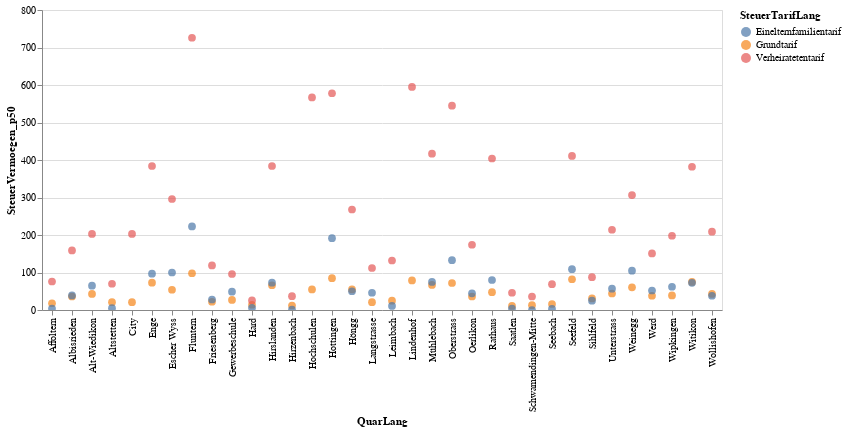

Notebook source saved alongside this figure:
### Code cell
alt.Chart(myGraph).mark_circle(size=60).encode(
    x='QuarLang',
    y='SteuerVermoegen_p50',
    color='SteuerTarifLang',
    tooltip=['SteuerJahr','QuarLang','SteuerVermoegen_p25', 'SteuerVermoegen_p50','SteuerVermoegen_p75']
).interactive() # this makes the axes interactive: now you can zoom & pan

### Figure 1 — Vega-Lite specification as saved in the notebook (floating-point values rounded to 4 significant figures)
{"config": {"view": {"continuousWidth": 400, "continuousHeight": 300}}, "data": {"name": "data-3efd79f78216d04659214a1e5db11fde"}, "mark": {"type": "circle", "size": 60}, "encoding": {"color": {"type": "nominal", "field": "SteuerTarifLang"}, "tooltip": [{"type": "temporal", "field": "SteuerJahr"}, {"type": "nominal", "field": "QuarLang"}, {"type": "quantitative", "field": "SteuerVermoegen_p25"}, {"type": "quantitative", "field": "SteuerVermoegen_p50"}, {"type": "quantitative", "field": "SteuerVermoegen_p75"}], "x": {"type": "nominal", "field": "QuarLang"}, "y": {"type": "quantitative", "field": "SteuerVermoegen_p50"}}, "selection": {"selector003": {"type": "interval", "bind": "scales", "encodings": ["x", "y"]}}, "$schema": "https://vega.github.io/schema/vega-lite/v4.8.1.json", "datasets": {"data-3efd79f78216d04659214a1e5db11fde": [{"SteuerJahr": "2018-01-01T00:00:00", "QuarSort": 11, "QuarLang": "Rathaus", "SteuerTarifSort": 0, "SteuerTarifLang": "Grundtarif", "SteuerVermoegen_p50": 47.5, "SteuerVermoegen_p25": 2.0, "SteuerVermoegen_p75": 290.0}, {"SteuerJahr": "2018-01-01T00:00:00", "QuarSort": 11, "QuarLang": "Rathaus", "SteuerTarifSort": 1, "SteuerTarifLang": "Verheiratetentarif", "SteuerVermoegen_p50": 404.0, "SteuerVermoegen_p25": 81.0, "SteuerVermoegen_p75": 1564.0}, {"SteuerJahr": "2018-01-01T00:00:00", "QuarSort": 11, "QuarLang": "Rathaus", "SteuerTarifSort": 2, "SteuerTarifLang": "Einelternfamilientarif", "SteuerVermoegen_p50": 80.0, "SteuerVermoegen_p25": 2.0, "SteuerVermoegen_p75": 532.0}, {"SteuerJahr": "2018-01-01T00:00:00", "QuarSort": 12, "QuarLang": "Hochschulen", "SteuerTarifSort": 0, "SteuerTarifLang": "Grundtarif", "SteuerVermoegen_p50": 55.0, "SteuerVermoegen_p25": 5.0, "SteuerVermoegen_p75": 311.0}, {"SteuerJahr": "2018-01-01T00:00:00", "QuarSort": 12, "QuarLang": "Hochschulen", "SteuerTarifSort": 1, "SteuerTarifLang": "Verheiratetentarif", "SteuerVermoegen_p50": 567.0, "SteuerVermoegen_p25": 188.0, "SteuerVermoegen_p75": 1978.0}, {"SteuerJahr": "2018-01-01T00:00:00", "QuarSort": 12, "QuarLang": "Hochschulen", "SteuerTarifSort": 2, "SteuerTarifLang": "Einelternfamilientarif", "SteuerVermoegen_p50": null, "SteuerVermoegen_p25": null, "SteuerVermoegen_p75": null}, {"SteuerJahr": "2018-01-01T00:00:00", "QuarSort": 13, "QuarLang": "Lindenhof", "SteuerTarifSort": 0, "SteuerTarifLang": "Grundtarif", "SteuerVermoegen_p50": 79.0, "SteuerVermoegen_p25": 5.0, "SteuerVermoegen_p75": 398.0}, {"SteuerJahr": "2018-01-01T00:00:00", "QuarSort": 13, "QuarLang": "Lindenhof", "SteuerTarifSort": 1, "SteuerTarifLang": "Verheiratetentarif", "SteuerVermoegen_p50": 595.0, "SteuerVermoegen_p25": 156.0, "SteuerVermoegen_p75": 1880.0}, {"SteuerJahr": "2018-01-01T00:00:00", "QuarSort": 13, "QuarLang": "Lindenhof", "SteuerTarifSort": 2, "SteuerTarifLang": "Einelternfamilientarif", "SteuerVermoegen_p50": null, "SteuerVermoegen_p25": null, "SteuerVermoegen_p75": null}, {"SteuerJahr": "2018-01-01T00:00:00", "QuarSort": 14, "QuarLang": "City", "SteuerTarifSort": 0, "SteuerTarifLang": "Grundtarif", "SteuerVermoegen_p50": 21.0, "SteuerVermoegen_p25": 1.0, "SteuerVermoegen_p75": 163.0}, {"SteuerJahr": "2018-01-01T00:00:00", "QuarSort": 14, "QuarLang": "City", "SteuerTarifSort": 1, "SteuerTarifLang": "Verheiratetentarif", "SteuerVermoegen_p50": 203.0, "SteuerVermoegen_p25": 34.0, "SteuerVermoegen_p75": 877.0}, {"SteuerJahr": "2018-01-01T00:00:00", "QuarSort": 14, "QuarLang": "City", "SteuerTarifSort": 2, "SteuerTarifLang": "Einelternfamilientarif", "SteuerVermoegen_p50": null, "SteuerVermoegen_p25": null, "SteuerVermoegen_p75": null}, {"SteuerJahr": "2018-01-01T00:00:00", "QuarSort": 21, "QuarLang": "Wollishofen", "SteuerTarifSort": 0, "SteuerTarifLang": "Grundtarif", "SteuerVermoegen_p50": 43.0, "SteuerVermoegen_p25": 4.0, "SteuerVermoegen_p75": 197.0}, {"SteuerJahr": "2018-01-01T00:00:00", "QuarSort": 21, "QuarLang": "Wollishofen", "SteuerTarifSort": 1, "SteuerTarifLang": "Verheiratetentarif", "SteuerVermoegen_p50": 209.0, "SteuerVermoegen_p25": 41.0, "SteuerVermoegen_p75": 632.0}, {"SteuerJahr": "2018-01-01T00:00:00", "QuarSort": 21, "QuarLang": "Wollishofen", "SteuerTarifSort": 2, "SteuerTarifLang": "Einelternfamilientarif", "SteuerVermoegen_p50": 38.0, "SteuerVermoegen_p25": 2.0, "SteuerVermoegen_p75": 186.0}, {"SteuerJahr": "2018-01-01T00:00:00", "QuarSort": 23, "QuarLang": "Leimbach", "SteuerTarifSort": 0, "SteuerTarifLang": "Grundtarif", "SteuerVermoegen_p50": 25.0, "SteuerVermoegen_p25": 0.0, "SteuerVermoegen_p75": 153.0}, {"SteuerJahr": "2018-01-01T00:00:00", "QuarSort": 23, "QuarLang": "Leimbach", "SteuerTarifSort": 1, "SteuerTarifLang": "Verheiratetentarif", "SteuerVermoegen_p50": 132.0, "SteuerVermoegen_p25": 14.0, "SteuerVermoegen_p75": 435.0}, {"SteuerJahr": "2018-01-01T00:00:00", "QuarSort": 23, "QuarLang": "Leimbach", "SteuerTarifSort": 2, "SteuerTarifLang": "Einelternfamilientarif", "SteuerVermoegen_p50": 11.0, "SteuerVermoegen_p25": 0.0, "SteuerVermoegen_p75": 104.0}, {"SteuerJahr": "2018-01-01T00:00:00", "QuarSort": 24, "QuarLang": "Enge", "SteuerTarifSort": 0, "SteuerTarifLang": "Grundtarif", "SteuerVermoegen_p50": 73.0, "SteuerVermoegen_p25": 9.0, "SteuerVermoegen_p75": 333.0}, {"SteuerJahr": "2018-01-01T00:00:00", "QuarSort": 24, "QuarLang": "Enge", "SteuerTarifSort": 1, "SteuerTarifLang": "Verheiratetentarif", "SteuerVermoegen_p50": 384.0, "SteuerVermoegen_p25": 99.0, "SteuerVermoegen_p75": 1177.0}, {"SteuerJahr": "2018-01-01T00:00:00", "QuarSort": 24, "QuarLang": "Enge", "SteuerTarifSort": 2, "SteuerTarifLang": "Einelternfamilientarif", "SteuerVermoegen_p50": 97.0, "SteuerVermoegen_p25": 14.5, "SteuerVermoegen_p75": 286.5}, {"SteuerJahr": "2018-01-01T00:00:00", "QuarSort": 31, "QuarLang": "Alt-Wiedikon", "SteuerTarifSort": 0, "SteuerTarifLang": "Grundtarif", "SteuerVermoegen_p50": 43.0, "SteuerVermoegen_p25": 3.0, "SteuerVermoegen_p75": 182.0}, {"SteuerJahr": "2018-01-01T00:00:00", "QuarSort": 31, "QuarLang": "Alt-Wiedikon", "SteuerTarifSort": 1, "SteuerTarifLang": "Verheiratetentarif", "SteuerVermoegen_p50": 203.0, "SteuerVermoegen_p25": 28.0, "SteuerVermoegen_p75": 632.0}, {"SteuerJahr": "2018-01-01T00:00:00", "QuarSort": 31, "QuarLang": "Alt-Wiedikon", "SteuerTarifSort": 2, "SteuerTarifLang": "Einelternfamilientarif", "SteuerVermoegen_p50": 65.0, "SteuerVermoegen_p25": 8.0, "SteuerVermoegen_p75": 281.0}, {"SteuerJahr": "2018-01-01T00:00:00", "QuarSort": 33, "QuarLang": "Friesenberg", "SteuerTarifSort": 0, "SteuerTarifLang": "Grundtarif", "SteuerVermoegen_p50": 22.0, "SteuerVermoegen_p25": 0.0, "SteuerVermoegen_p75": 114.0}, {"SteuerJahr": "2018-01-01T00:00:00", "QuarSort": 33, "QuarLang": "Friesenberg", "SteuerTarifSort": 1, "SteuerTarifLang": "Verheiratetentarif", "SteuerVermoegen_p50": 119.0, "SteuerVermoegen_p25": 15.0, "SteuerVermoegen_p75": 342.0}, {"SteuerJahr": "2018-01-01T00:00:00", "QuarSort": 33, "QuarLang": "Friesenberg", "SteuerTarifSort": 2, "SteuerTarifLang": "Einelternfamilientarif", "SteuerVermoegen_p50": 28.0, "SteuerVermoegen_p25": 0.0, "SteuerVermoegen_p75": 113.0}, {"SteuerJahr": "2018-01-01T00:00:00", "QuarSort": 34, "QuarLang": "Sihlfeld", "SteuerTarifSort": 0, "SteuerTarifLang": "Grundtarif", "SteuerVermoegen_p50": 31.0, "SteuerVermoegen_p25": 1.0, "SteuerVermoegen_p75": 131.0}, {"SteuerJahr": "2018-01-01T00:00:00", "QuarSort": 34, "QuarLang": "Sihlfeld", "SteuerTarifSort": 1, "SteuerTarifLang": "Verheiratetentarif", "SteuerVermoegen_p50": 87.5, "SteuerVermoegen_p25": 3.0, "SteuerVermoegen_p75": 317.0}, {"SteuerJahr": "2018-01-01T00:00:00", "QuarSort": 34, "QuarLang": "Sihlfeld", "SteuerTarifSort": 2, "SteuerTarifLang": "Einelternfamilientarif", "SteuerVermoegen_p50": 25.0, "SteuerVermoegen_p25": 0.0, "SteuerVermoegen_p75": 128.0}, {"SteuerJahr": "2018-01-01T00:00:00", "QuarSort": 41, "QuarLang": "Werd", "SteuerTarifSort": 0, "SteuerTarifLang": "Grundtarif", "SteuerVermoegen_p50": 38.0, "SteuerVermoegen_p25": 2.0, "SteuerVermoegen_p75": 146.0}, {"SteuerJahr": "2018-01-01T00:00:00", "QuarSort": 41, "QuarLang": "Werd", "SteuerTarifSort": 1, "SteuerTarifLang": "Verheiratetentarif", "SteuerVermoegen_p50": 151.0, "SteuerVermoegen_p25": 6.0, "SteuerVermoegen_p75": 475.0}, {"SteuerJahr": "2018-01-01T00:00:00", "QuarSort": 41, "QuarLang": "Werd", "SteuerTarifSort": 2, "SteuerTarifLang": "Einelternfamilientarif", "SteuerVermoegen_p50": 52.0, "SteuerVermoegen_p25": 6.0, "SteuerVermoegen_p75": 169.0}, {"SteuerJahr": "2018-01-01T00:00:00", "QuarSort": 42, "QuarLang": "Langstrasse", "SteuerTarifSort": 0, "SteuerTarifLang": "Grundtarif", "SteuerVermoegen_p50": 21.0, "SteuerVermoegen_p25": 0.0, "SteuerVermoegen_p75": 102.0}, {"SteuerJahr": "2018-01-01T00:00:00", "QuarSort": 42, "QuarLang": "Langstrasse", "SteuerTarifSort": 1, "SteuerTarifLang": "Verheiratetentarif", "SteuerVermoegen_p50": 112.0, "SteuerVermoegen_p25": 5.0, "SteuerVermoegen_p75": 446.0}, {"SteuerJahr": "2018-01-01T00:00:00", "QuarSort": 42, "QuarLang": "Langstrasse", "SteuerTarifSort": 2, "SteuerTarifLang": "Einelternfamilientarif", "SteuerVermoegen_p50": 46.0, "SteuerVermoegen_p25": 0.0, "SteuerVermoegen_p75": 191.0}, {"SteuerJahr": "2018-01-01T00:00:00", "QuarSort": 44, "QuarLang": "Hard", "SteuerTarifSort": 0, "SteuerTarifLang": "Grundtarif", "SteuerVermoegen_p50": 14.0, "SteuerVermoegen_p25": 0.0, "SteuerVermoegen_p75": 78.0}, {"SteuerJahr": "2018-01-01T00:00:00", "QuarSort": 44, "QuarLang": "Hard", "SteuerTarifSort": 1, "SteuerTarifLang": "Verheiratetentarif", "SteuerVermoegen_p50": 25.5, "SteuerVermoegen_p25": 0.0, "SteuerVermoegen_p75": 139.0}, {"SteuerJahr": "2018-01-01T00:00:00", "QuarSort": 44, "QuarLang": "Hard", "SteuerTarifSort": 2, "SteuerTarifLang": "Einelternfamilientarif", "SteuerVermoegen_p50": 6.0, "SteuerVermoegen_p25": 0.0, "SteuerVermoegen_p75": 64.0}, {"SteuerJahr": "2018-01-01T00:00:00", "QuarSort": 51, "QuarLang": "Gewerbeschule", "SteuerTarifSort": 0, "SteuerTarifLang": "Grundtarif", "SteuerVermoegen_p50": 27.0, "SteuerVermoegen_p25": 1.0, "SteuerVermoegen_p75": 127.0}, {"SteuerJahr": "2018-01-01T00:00:00", "QuarSort": 51, "QuarLang": "Gewerbeschule", "SteuerTarifSort": 1, "SteuerTarifLang": "Verheiratetentarif", "SteuerVermoegen_p50": 96.0, "SteuerVermoegen_p25": 1.0, "SteuerVermoegen_p75": 360.0}, {"SteuerJahr": "2018-01-01T00:00:00", "QuarSort": 51, "QuarLang": "Gewerbeschule", "SteuerTarifSort": 2, "SteuerTarifLang": "Einelternfamilientarif", "SteuerVermoegen_p50": 49.0, "SteuerVermoegen_p25": 1.0, "SteuerVermoegen_p75": 170.0}, {"SteuerJahr": "2018-01-01T00:00:00", "QuarSort": 52, "QuarLang": "Escher Wyss", "SteuerTarifSort": 0, "SteuerTarifLang": "Grundtarif", "SteuerVermoegen_p50": 54.0, "SteuerVermoegen_p25": 7.0, "SteuerVermoegen_p75": 200.0}, {"SteuerJahr": "2018-01-01T00:00:00", "QuarSort": 52, "QuarLang": "Escher Wyss", "SteuerTarifSort": 1, "SteuerTarifLang": "Verheiratetentarif", "SteuerVermoegen_p50": 296.0, "SteuerVermoegen_p25": 85.0, "SteuerVermoegen_p75": 771.0}, {"SteuerJahr": "2018-01-01T00:00:00", "QuarSort": 52, "QuarLang": "Escher Wyss", "SteuerTarifSort": 2, "SteuerTarifLang": "Einelternfamilientarif", "SteuerVermoegen_p50": 100.0, "SteuerVermoegen_p25": 8.0, "SteuerVermoegen_p75": 323.0}, {"SteuerJahr": "2018-01-01T00:00:00", "QuarSort": 61, "QuarLang": "Unterstrass", "SteuerTarifSort": 0, "SteuerTarifLang": "Grundtarif", "SteuerVermoegen_p50": 44.0, "SteuerVermoegen_p25": 4.0, "SteuerVermoegen_p75": 183.0}, {"SteuerJahr": "2018-01-01T00:00:00", "QuarSort": 61, "QuarLang": "Unterstrass", "SteuerTarifSort": 1, "SteuerTarifLang": "Verheiratetentarif", "SteuerVermoegen_p50": 214.0, "SteuerVermoegen_p25": 46.0, "SteuerVermoegen_p75": 628.0}, {"SteuerJahr": "2018-01-01T00:00:00", "QuarSort": 61, "QuarLang": "Unterstrass", "SteuerTarifSort": 2, "SteuerTarifLang": "Einelternfamilientarif", "SteuerVermoegen_p50": 57.0, "SteuerVermoegen_p25": 4.0, "SteuerVermoegen_p75": 185.0}, {"SteuerJahr": "2018-01-01T00:00:00", "QuarSort": 63, "QuarLang": "Oberstrass", "SteuerTarifSort": 0, "SteuerTarifLang": "Grundtarif", "SteuerVermoegen_p50": 72.0, "SteuerVermoegen_p25": 10.0, "SteuerVermoegen_p75": 333.0}, {"SteuerJahr": "2018-01-01T00:00:00", "QuarSort": 63, "QuarLang": "Oberstrass", "SteuerTarifSort": 1, "SteuerTarifLang": "Verheiratetentarif", "SteuerVermoegen_p50": 545.0, "SteuerVermoegen_p25": 150.0, "SteuerVermoegen_p75": 1652.0}, {"SteuerJahr": "2018-01-01T00:00:00", "QuarSort": 63, "QuarLang": "Oberstrass", "SteuerTarifSort": 2, "SteuerTarifLang": "Einelternfamilientarif", "SteuerVermoegen_p50": 133.0, "SteuerVermoegen_p25": 23.0, "SteuerVermoegen_p75": 442.0}, {"SteuerJahr": "2018-01-01T00:00:00", "QuarSort": 71, "QuarLang": "Fluntern", "SteuerTarifSort": 0, "SteuerTarifLang": "Grundtarif", "SteuerVermoegen_p50": 98.0, "SteuerVermoegen_p25": 10.0, "SteuerVermoegen_p75": 524.0}, {"SteuerJahr": "2018-01-01T00:00:00", "QuarSort": 71, "QuarLang": "Fluntern", "SteuerTarifSort": 1, "SteuerTarifLang": "Verheiratetentarif", "SteuerVermoegen_p50": 726.0, "SteuerVermoegen_p25": 200.0, "SteuerVermoegen_p75": 2394.0}, {"SteuerJahr": "2018-01-01T00:00:00", "QuarSort": 71, "QuarLang": "Fluntern", "SteuerTarifSort": 2, "SteuerTarifLang": "Einelternfamilientarif", "SteuerVermoegen_p50": 223.0, "SteuerVermoegen_p25": 31.0, "SteuerVermoegen_p75": 735.0}, {"SteuerJahr": "2018-01-01T00:00:00", "QuarSort": 72, "QuarLang": "Hottingen", "SteuerTarifSort": 0, "SteuerTarifLang": "Grundtarif", "SteuerVermoegen_p50": 85.0, "SteuerVermoegen_p25": 10.0, "SteuerVermoegen_p75": 423.0}, {"SteuerJahr": "2018-01-01T00:00:00", "QuarSort": 72, "QuarLang": "Hottingen", "SteuerTarifSort": 1, "SteuerTarifLang": "Verheiratetentarif", "SteuerVermoegen_p50": 578.0, "SteuerVermoegen_p25": 161.5, "SteuerVermoegen_p75": 1808.0}, {"SteuerJahr": "2018-01-01T00:00:00", "QuarSort": 72, "QuarLang": "Hottingen", "SteuerTarifSort": 2, "SteuerTarifLang": "Einelternfamilientarif", "SteuerVermoegen_p50": 191.5, "SteuerVermoegen_p25": 41.0, "SteuerVermoegen_p75": 574.0}, {"SteuerJahr": "2018-01-01T00:00:00", "QuarSort": 73, "QuarLang": "Hirslanden", "SteuerTarifSort": 0, "SteuerTarifLang": "Grundtarif", "SteuerVermoegen_p50": 66.0, "SteuerVermoegen_p25": 10.0, "SteuerVermoegen_p75": 308.0}, {"SteuerJahr": "2018-01-01T00:00:00", "QuarSort": 73, "QuarLang": "Hirslanden", "SteuerTarifSort": 1, "SteuerTarifLang": "Verheiratetentarif", "SteuerVermoegen_p50": 384.0, "SteuerVermoegen_p25": 106.0, "SteuerVermoegen_p75": 1293.0}, {"SteuerJahr": "2018-01-01T00:00:00", "QuarSort": 73, "QuarLang": "Hirslanden", "SteuerTarifSort": 2, "SteuerTarifLang": "Einelternfamilientarif", "SteuerVermoegen_p50": 73.0, "SteuerVermoegen_p25": 8.0, "SteuerVermoegen_p75": 278.0}, {"SteuerJahr": "2018-01-01T00:00:00", "QuarSort": 74, "QuarLang": "Witikon", "SteuerTarifSort": 0, "SteuerTarifLang": "Grundtarif", "SteuerVermoegen_p50": 75.0, "SteuerVermoegen_p25": 8.0, "SteuerVermoegen_p75": 411.0}, {"SteuerJahr": "2018-01-01T00:00:00", "QuarSort": 74, "QuarLang": "Witikon", "SteuerTarifSort": 1, "SteuerTarifLang": "Verheiratetentarif", "SteuerVermoegen_p50": 382.0, "SteuerVermoegen_p25": 84.0, "SteuerVermoegen_p75": 1242.0}, {"SteuerJahr": "2018-01-01T00:00:00", "QuarSort": 74, "QuarLang": "Witikon", "SteuerTarifSort": 2, "SteuerTarifLang": "Einelternfamilientarif", "SteuerVermoegen_p50": 72.5, "SteuerVermoegen_p25": 7.0, "SteuerVermoegen_p75": 270.5}, {"SteuerJahr": "2018-01-01T00:00:00", "QuarSort": 81, "QuarLang": "Seefeld", "SteuerTarifSort": 0, "SteuerTarifLang": "Grundtarif", "SteuerVermoegen_p50": 82.0, "SteuerVermoegen_p25": 10.0, "SteuerVermoegen_p75": 337.0}, {"SteuerJahr": "2018-01-01T00:00:00", "QuarSort": 81, "QuarLang": "Seefeld", "SteuerTarifSort": 1, "SteuerTarifLang": "Verheiratetentarif", "SteuerVermoegen_p50": 411.0, "SteuerVermoegen_p25": 103.0, "SteuerVermoegen_p75": 1130.0}, {"SteuerJahr": "2018-01-01T00:00:00", "QuarSort": 81, "QuarLang": "Seefeld", "SteuerTarifSort": 2, "SteuerTarifLang": "Einelternfamilientarif", "SteuerVermoegen_p50": 109.0, "SteuerVermoegen_p25": 13.0, "SteuerVermoegen_p75": 368.0}, {"SteuerJahr": "2018-01-01T00:00:00", "QuarSort": 82, "QuarLang": "Mühlebach", "SteuerTarifSort": 0, "SteuerTarifLang": "Grundtarif", "SteuerVermoegen_p50": 67.0, "SteuerVermoegen_p25": 7.0, "SteuerVermoegen_p75": 300.0}, {"SteuerJahr": "2018-01-01T00:00:00", "QuarSort": 82, "QuarLang": "Mühlebach", "SteuerTarifSort": 1, "SteuerTarifLang": "Verheiratetentarif", "SteuerVermoegen_p50": 417.0, "SteuerVermoegen_p25": 104.0, "SteuerVermoegen_p75": 1171.0}, {"SteuerJahr": "2018-01-01T00:00:00", "QuarSort": 82, "QuarLang": "Mühlebach", "SteuerTarifSort": 2, "SteuerTarifLang": "Einelternfamilientarif", "SteuerVermoegen_p50": 75.0, "SteuerVermoegen_p25": 4.0, "SteuerVermoegen_p75": 330.0}, {"SteuerJahr": "2018-01-01T00:00:00", "QuarSort": 83, "QuarLang": "Weinegg", "SteuerTarifSort": 0, "SteuerTarifLang": "Grundtarif", "SteuerVermoegen_p50": 60.5, "SteuerVermoegen_p25": 6.0, "SteuerVermoegen_p75": 293.0}, {"SteuerJahr": "2018-01-01T00:00:00", "QuarSort": 83, "QuarLang": "Weinegg", "SteuerTarifSort": 1, "SteuerTarifLang": "Verheiratetentarif", "SteuerVermoegen_p50": 306.5, "SteuerVermoegen_p25": 63.0, "SteuerVermoegen_p75": 1218.0}, {"SteuerJahr": "2018-01-01T00:00:00", "QuarSort": 83, "QuarLang": "Weinegg", "SteuerTarifSort": 2, "SteuerTarifLang": "Einelternfamilientarif", "SteuerVermoegen_p50": 105.0, "SteuerVermoegen_p25": 17.5, "SteuerVermoegen_p75": 446.5}, {"SteuerJahr": "2018-01-01T00:00:00", "QuarSort": 91, "QuarLang": "Albisrieden", "SteuerTarifSort": 0, "SteuerTarifLang": "Grundtarif", "SteuerVermoegen_p50": 36.0, "SteuerVermoegen_p25": 2.0, "SteuerVermoegen_p75": 164.0}, {"SteuerJahr": "2018-01-01T00:00:00", "QuarSort": 91, "QuarLang": "Albisrieden", "SteuerTarifSort": 1, "SteuerTarifLang": "Verheiratetentarif", "SteuerVermoegen_p50": 159.0, "SteuerVermoegen_p25": 27.0, "SteuerVermoegen_p75": 455.0}, {"SteuerJahr": "2018-01-01T00:00:00", "QuarSort": 91, "QuarLang": "Albisrieden", "SteuerTarifSort": 2, "SteuerTarifLang": "Einelternfamilientarif", "SteuerVermoegen_p50": 39.0, "SteuerVermoegen_p25": 1.0, "SteuerVermoegen_p75": 171.0}, {"SteuerJahr": "2018-01-01T00:00:00", "QuarSort": 92, "QuarLang": "Altstetten", "SteuerTarifSort": 0, "SteuerTarifLang": "Grundtarif", "SteuerVermoegen_p50": 21.0, "SteuerVermoegen_p25": 0.0, "SteuerVermoegen_p75": 113.0}, {"SteuerJahr": "2018-01-01T00:00:00", "QuarSort": 92, "QuarLang": "Altstetten", "SteuerTarifSort": 1, "SteuerTarifLang": "Verheiratetentarif", "SteuerVermoegen_p50": 70.0, "SteuerVermoegen_p25": 1.0, "SteuerVermoegen_p75": 291.0}, {"SteuerJahr": "2018-01-01T00:00:00", "QuarSort": 92, "QuarLang": "Altstetten", "SteuerTarifSort": 2, "SteuerTarifLang": "Einelternfamilientarif", "SteuerVermoegen_p50": 5.0, "SteuerVermoegen_p25": 0.0, "SteuerVermoegen_p75": 66.0}, {"SteuerJahr": "2018-01-01T00:00:00", "QuarSort": 101, "QuarLang": "Höngg", "SteuerTarifSort": 0, "SteuerTarifLang": "Grundtarif", "SteuerVermoegen_p50": 55.0, "SteuerVermoegen_p25": 6.0, "SteuerVermoegen_p75": 271.0}, {"SteuerJahr": "2018-01-01T00:00:00", "QuarSort": 101, "QuarLang": "Höngg", "SteuerTarifSort": 1, "SteuerTarifLang": "Verheiratetentarif", "SteuerVermoegen_p50": 268.0, "SteuerVermoegen_p25": 63.0, "SteuerVermoegen_p75": 760.0}, {"SteuerJahr": "2018-01-01T00:00:00", "QuarSort": 101, "QuarLang": "Höngg", "SteuerTarifSort": 2, "SteuerTarifLang": "Einelternfamilientarif", "SteuerVermoegen_p50": 50.0, "SteuerVermoegen_p25": 2.0, "SteuerVermoegen_p75": 223.0}, {"SteuerJahr": "2018-01-01T00:00:00", "QuarSort": 102, "QuarLang": "Wipkingen", "SteuerTarifSort": 0, "SteuerTarifLang": "Grundtarif", "SteuerVermoegen_p50": 39.0, "SteuerVermoegen_p25": 4.0, "SteuerVermoegen_p75": 164.0}, {"SteuerJahr": "2018-01-01T00:00:00", "QuarSort": 102, "QuarLang": "Wipkingen", "SteuerTarifSort": 1, "SteuerTarifLang": "Verheiratetentarif", "SteuerVermoegen_p50": 198.0, "SteuerVermoegen_p25": 41.0, "SteuerVermoegen_p75": 598.0}, {"SteuerJahr": "2018-01-01T00:00:00", "QuarSort": 102, "QuarLang": "Wipkingen", "SteuerTarifSort": 2, "SteuerTarifLang": "Einelternfamilientarif", "SteuerVermoegen_p50": 62.0, "SteuerVermoegen_p25": 8.0, "SteuerVermoegen_p75": 217.5}, {"SteuerJahr": "2018-01-01T00:00:00", "QuarSort": 111, "QuarLang": "Affoltern", "SteuerTarifSort": 0, "SteuerTarifLang": "Grundtarif", "SteuerVermoegen_p50": 18.0, "SteuerVermoegen_p25": 0.0, "SteuerVermoegen_p75": 108.0}, {"SteuerJahr": "2018-01-01T00:00:00", "QuarSort": 111, "QuarLang": "Affoltern", "SteuerTarifSort": 1, "SteuerTarifLang": "Verheiratetentarif", "SteuerVermoegen_p50": 76.0, "SteuerVermoegen_p25": 2.0, "SteuerVermoegen_p75": 298.0}, {"SteuerJahr": "2018-01-01T00:00:00", "QuarSort": 111, "QuarLang": "Affoltern", "SteuerTarifSort": 2, "SteuerTarifLang": "Einelternfamilientarif", "SteuerVermoegen_p50": 4.0, "SteuerVermoegen_p25": 0.0, "SteuerVermoegen_p75": 54.0}, {"SteuerJahr": "2018-01-01T00:00:00", "QuarSort": 115, "QuarLang": "Oerlikon", "SteuerTarifSort": 0, "SteuerTarifLang": "Grundtarif", "SteuerVermoegen_p50": 36.0, "SteuerVermoegen_p25": 2.0, "SteuerVermoegen_p75": 165.0}, {"SteuerJahr": "2018-01-01T00:00:00", "QuarSort": 115, "QuarLang": "Oerlikon", "SteuerTarifSort": 1, "SteuerTarifLang": "Verheiratetentarif", "SteuerVermoegen_p50": 174.0, "SteuerVermoegen_p25": 23.0, "SteuerVermoegen_p75": 559.0}, {"SteuerJahr": "2018-01-01T00:00:00", "QuarSort": 115, "QuarLang": "Oerlikon", "SteuerTarifSort": 2, "SteuerTarifLang": "Einelternfamilientarif", "SteuerVermoegen_p50": 44.5, "SteuerVermoegen_p25": 0.0, "SteuerVermoegen_p75": 189.0}, {"SteuerJahr": "2018-01-01T00:00:00", "QuarSort": 119, "QuarLang": "Seebach", "SteuerTarifSort": 0, "SteuerTarifLang": "Grundtarif", "SteuerVermoegen_p50": 16.0, "SteuerVermoegen_p25": 0.0, "SteuerVermoegen_p75": 103.0}, {"SteuerJahr": "2018-01-01T00:00:00", "QuarSort": 119, "QuarLang": "Seebach", "SteuerTarifSort": 1, "SteuerTarifLang": "Verheiratetentarif", "SteuerVermoegen_p50": 69.0, "SteuerVermoegen_p25": 2.0, "SteuerVermoegen_p75": 281.0}, {"SteuerJahr": "2018-01-01T00:00:00", "QuarSort": 119, "QuarLang": "Seebach", "SteuerTarifSort": 2, "SteuerTarifLang": "Einelternfamilientarif", "SteuerVermoegen_p50": 3.0, "SteuerVermoegen_p25": 0.0, "SteuerVermoegen_p75": 41.0}, {"SteuerJahr": "2018-01-01T00:00:00", "QuarSort": 121, "QuarLang": "Saatlen", "SteuerTarifSort": 0, "SteuerTarifLang": "Grundtarif", "SteuerVermoegen_p50": 11.0, "SteuerVermoegen_p25": 0.0, "SteuerVermoegen_p75": 73.0}, {"SteuerJahr": "2018-01-01T00:00:00", "QuarSort": 121, "QuarLang": "Saatlen", "SteuerTarifSort": 1, "SteuerTarifLang": "Verheiratetentarif", "SteuerVermoegen_p50": 46.0, "SteuerVermoegen_p25": 0.0, "SteuerVermoegen_p75": 229.5}, {"SteuerJahr": "2018-01-01T00:00:00", "QuarSort": 121, "QuarLang": "Saatlen", "SteuerTarifSort": 2, "SteuerTarifLang": "Einelternfamilientarif", "SteuerVermoegen_p50": 4.0, "SteuerVermoegen_p25": 0.0, "SteuerVermoegen_p75": 36.0}, {"SteuerJahr": "2018-01-01T00:00:00", "QuarSort": 122, "QuarLang": "Schwamendingen-Mitte", "SteuerTarifSort": 0, "SteuerTarifLang": "Grundtarif", "SteuerVermoegen_p50": 13.0, "SteuerVermoegen_p25": 0.0, "SteuerVermoegen_p75": 88.0}, {"SteuerJahr": "2018-01-01T00:00:00", "QuarSort": 122, "QuarLang": "Schwamendingen-Mitte", "SteuerTarifSort": 1, "SteuerTarifLang": "Verheiratetentarif", "SteuerVermoegen_p50": 36.0, "SteuerVermoegen_p25": 0.0, "SteuerVermoegen_p75": 224.0}, {"SteuerJahr": "2018-01-01T00:00:00", "QuarSort": 122, "QuarLang": "Schwamendingen-Mitte", "SteuerTarifSort": 2, "SteuerTarifLang": "Einelternfamilientarif", "SteuerVermoegen_p50": 0.0, "SteuerVermoegen_p25": 0.0, "SteuerVermoegen_p75": 21.0}, {"SteuerJahr": "2018-01-01T00:00:00", "QuarSort": 123, "QuarLang": "Hirzenbach", "SteuerTarifSort": 0, "SteuerTarifLang": "Grundtarif", "SteuerVermoegen_p50": 12.0, "SteuerVermoegen_p25": 0.0, "SteuerVermoegen_p75": 69.0}, {"SteuerJahr": "2018-01-01T00:00:00", "QuarSort": 123, "QuarLang": "Hirzenbach", "SteuerTarifSort": 1, "SteuerTarifLang": "Verheiratetentarif", "SteuerVermoegen_p50": 37.0, "SteuerVermoegen_p25": 0.0, "SteuerVermoegen_p75": 178.0}, {"SteuerJahr": "2018-01-01T00:00:00", "QuarSort": 123, "QuarLang": "Hirzenbach", "SteuerTarifSort": 2, "SteuerTarifLang": "Einelternfamilientarif", "SteuerVermoegen_p50": 1.0, "SteuerVermoegen_p25": 0.0, "SteuerVermoegen_p75": 25.0}]}}
